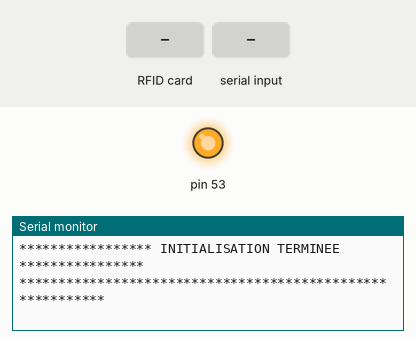
Recording of a sketch running on a simulated Arduino Mega 2560, built with avr-gcc and run on an emulated ATmega2560. Parts: output pins drawn as LEDs (lit = HIGH), the last lines printed to the serial monitor. Inputs (shaded band) come from the test bench. The modem accepts every AT command (registered, SIM ready, sends succeed) and sends nothing else.

Above: at 13.5 s.
13.6 s: RFID card FC F9 C7 16 held to the reader
At 15.0 s:
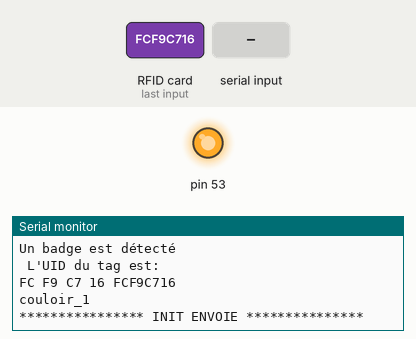
15.1 s: "FCF9C716" received over the second serial link
At 16.5 s:
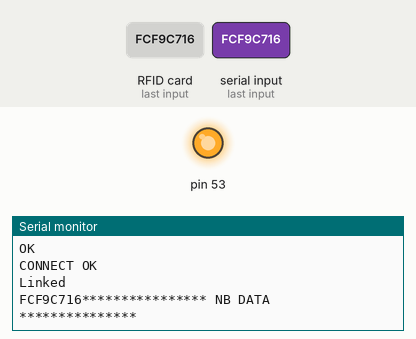
17.1 s: "837C733" received over the second serial link
19.2 s: "5C5F7217" received over the second serial link
At 21.7 s:
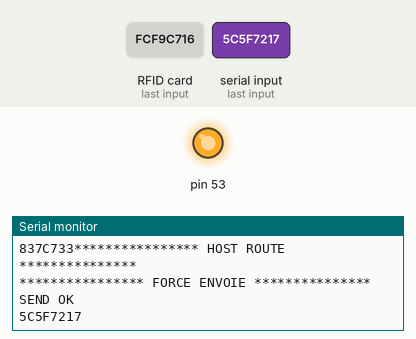

The sketch:

Main.ino
```cpp
String idCard = "";

//Appel des setup des fichiers
void setup() {
  NFCsetup();
  ESPsetup();
}

//Appel des loop des fichiers
void loop() {
  idCard = NFCloop();
}
```

ESP.ino
```cpp
String Ip = "192.168.192.232";
String WifiSSID = "OnePlus Gaab";
String WifiPSW = "gabigaab1";

//connection de l'ESP
void ESPsetup(){
  Serial3.begin(115200);
    Serial.println("**********************************************************");
    Serial.println("**************** DEBUT DE L'INITIALISATION ***************");
    Serial.println("**********************************************************");
    envoieAuESP8266("AT+RST");
    recoitDuESP8266(2000);
    Serial.println("**********************************************************");
    envoieAuESP8266("AT+CWMODE=3");
    recoitDuESP8266(5000);
    Serial.println("**********************************************************");
    envoieAuESP8266("AT+CWJAP=\""+WifiSSID+"\",\""+WifiPSW+"\"");
    recoitDuESP8266(5000);
    Serial.println("**********************************************************");
    Serial.println("***************** INITIALISATION TERMINEE ****************");
    Serial.println("**********************************************************");
}

//Fonction ESP, envoie de la donnée en methode GET sur notre API
void APISensor(String nfcLocation,String nfcId,String nfcName)
{
  String cmd = "GET /newPosition/"+String(nfcLocation)+"&"+String(nfcName)+"&"+String(nfcId)+" HTTP/1.0";
  Serial.println("**************** INIT ENVOIE ***************");
  envoieAuESP8266("AT+CIPSTART=\"TCP\",\"" + Ip + "\",8001");
  recoitDuESP8266(1000);
  Serial.println("**************** NB DATA ***************");
  envoieAuESP8266("AT+CIPSEND=120");
  recoitDuESP8266(1000);
  Serial.println("**************** GET ROUTE ***************");
  envoieAuESP8266(cmd);
  recoitDuESP8266(1000);
  Serial.println("**************** HOST ROUTE ***************");
  envoieAuESP8266("Host: "+Ip);
  envoieAuESP8266("\r\n");
  Serial.println("**************** FORCE ENVOIE ***************");
  envoieAuESP8266("AT+CIPSTART=\"TCP\",\"" + Ip + "\",8001");

  recoitDuESP8266(3000);
  envoieAuESP8266("\r\n");
}

//envoie de données
void envoieAuESP8266(String commande)
{
    Serial3.println(commande);
}

//attente de réponses
void recoitDuESP8266(const int timeout)
{
    String reponse = "";
    long int time = millis();
    while ((time + timeout) > millis())
    {
        while (Serial3.available())
        {
            char c = Serial3.read();
            reponse += c;
        }
    }
    Serial.print(reponse);
}
```

nfc.ino
```cpp
#include <SPI.h> // SPI
#include <MFRC522.h> // RFID

#define SS_PIN 9
#define RST_PIN 8

// Déclaration
MFRC522 rfid(SS_PIN, RST_PIN);

// Tableau contentent l'ID
byte nuidPICC[4];

int nfcId = 1;

String nfcName = "";
String nfcLocation = "couloir_1";
String tagId = "";
String nfcInfos[2] = {nfcLocation, tagId};


void NFCsetup()
{
  //ESPsetup();
  // Init RS232
  Serial.begin(9600);

  // Init SPI bus
  SPI.begin();

  // Init MFRC522
  rfid.PCD_Init();
}

String NFCloop()
{
  tagId = "";
  // Initialisé la boucle si aucun badge n'est présent
  if ( !rfid.PICC_IsNewCardPresent())
    return "";

  // Vérifier la présence d'un nouveau badge
  if ( !rfid.PICC_ReadCardSerial())
    return tagId;

  // Enregistrer l'ID du badge (4 octets)
  for (byte i = 0; i < 4; i++)
  {
    nuidPICC[i] = rfid.uid.uidByte[i];
  }

  // Affichage de l'ID
  Serial.println("Un badge est détecté");
  Serial.println(" L'UID du tag est:");
  for (byte i = 0; i < 4; i++)
  {
    Serial.print(nuidPICC[i], HEX);
    Serial.print(" ");
    tagId.concat(String(nuidPICC[i], HEX));
  }
  tagId.toUpperCase();
  Serial.println(tagId);
  Serial.println(nfcInfos[0]);
  Serial.println();
  delay(1000);

  if (tagId != ""){
    if (tagId == "FCF9C716"){
      nfcName = "chariot_1";
    }else if(tagId == "837C733"){
      nfcName = "defibrilateur_8";
    }else if(tagId == "5C5F7217"){
      nfcName = "lit_17";
    }
    APISensor(nfcLocation, tagId, nfcName);
    delay(5000);
  }

  // Re-Init RFID
  rfid.PICC_HaltA(); // Halt PICC
  rfid.PCD_StopCrypto1(); // Stop encryption on PCD
}
```

Measured:
- after the input at 13.6 s, the serial monitor: prints a new line at once (image 1)
- after the input at 15.1 s, the serial monitor: prints a new line after 0.58 s (image 2)
- after the input at 19.2 s, the serial monitor: prints a new line after 1.5 s (image 3)
